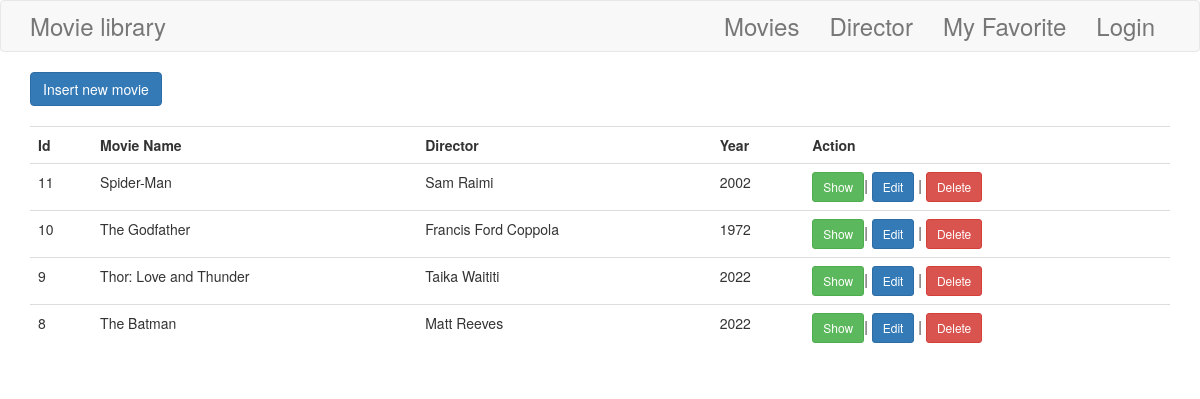
The page /index.php/movie on the database its author committed.
### tables this page shows
CREATE TABLE `movie` (
  `id` int(11) NOT NULL AUTO_INCREMENT,
  `movie_name` varchar(255) DEFAULT NULL,
  `director_id` int(11) DEFAULT NULL,
  `year` varchar(255) DEFAULT NULL,
  `favorite` tinyint(1) DEFAULT '0',
  PRIMARY KEY (`id`)
);

### core/functions.php (called while the page is built, shortened)
<?php
function view($view, $data = []) {
    extract($data);
    require "views/{$view}.view.php";
}
function getUser(){
    if(isset($_SESSION['userInfo'])){
        return $_SESSION["userInfo"];
    }else{
        return false;
    }
}

### controllers/MovieController.php (called while the page is built, shortened)
<?php
class MovieController
{
    public $config =[
        'table'=>"movie",
        'label'=>['Id','Movie Name','Director',"Year"],
        'fields'=>['movie.id','movie.movie_name','director.name','director.lastname','movie.year'],
        "attribute"=>['id','movie_name',["name","lastname"],'year'],
    ];
    public function index()
    {
        $config =$this->config;
        $table['data']= App::get('database')->selectAll($config['table'],"director",$config['fields'],"director_id");
        return view($config['table'].'/index', compact('data'));
    }
}

### core/Router.php (called while the page is built, shortened)
<?php
class Router {
    public $routes = [
        'GET' => [],
        'POST' => []
    ];
    public function get($uri, $controllerPath)
    {
        $this->routes['GET'][$uri] = $controllerPath;
    }
    public function post($uri, $controllerPath)
    {
        $this->routes['POST'][$uri] = $controllerPath;
    }
    public function direct($uri, $method)
    {
           if (array_key_exists($uri, $this->routes[$method])) {
               return $this->callAction(
                   ...explode("@", $this->routes[$method][$uri]));
           }
           throw new \Exception('No page found - 404');
    }
    protected function callAction($controller, $method) {
        $controller = new $cn;
        return $controller->$method();
    }
}

### index.php (called while the page is built, shortened)
<?php
Router::load('routes.php')->direct(Request::uri(), Request::method());

### core/database/QueryBuilder.php (called while the page is built, shortened)
<?php
class QueryBuilder
{
    public $pdo;
    public function __construct($pdo)
    {
        $this->pdo = $pdo;
    }
    public function selectAll($tablename, $tablename2 = "", $fields = [], $foreignKey = "", $filter = [])
    {
        $sql = "";
        if (!$tablename2) {
            $sql = "SELECT * FROM {$tablename}";
        } else {
            $sql = sprintf("SELECT %s FROM {$tablename} LEFT JOIN {$tablename2} ON {$tablename2}.id = {$tablename}.{$foreignKey}",
                implode(', ', $fields));
        }
        $out = "";
        $sql = $sql . $out . " ORDER BY {$tablename}.id DESC";
        $query = $this->pdo->prepare($sql);
        $query->execute();
        return $query->fetchAll(\PDO::FETCH_OBJ);
    }
}

### core/App.php (called while the page is built, shortened)
<?php
class App {
    protected static $data = [];
    public static function set($key, $data)
    {
        static::$data[$key] = $data;
    }
    public static function get($key)
    {
        return static::$data[$key];
    }
}

### views/movie/index.view.php (the view)
<?php require 'views/partials/header.view.php' ?>
<div class="container" style="margin-top:20px">
    <div style="margin-bottom: 20px;">
        <a href="/index.php/<?=$data['table'] ?>/create" class="btn btn-primary "> Insert new <?=$data['table'] ?></a>
    </div>
    <table class="table table-stripped">
        <tr>
            <?php foreach ($data['label'] as $field ) {?>
            <th><?= ucwords($field)?></th>
            <?php } ?>
            <th>Action</th>
        </tr>
    <?php foreach ($data['data'] as $row) {?>
        <tr>
                <?php foreach ($data['attribute'] as $datum){ ?>
                    <?php if(is_array($datum)) {?>
                        <td >
                        <?php foreach ($datum as $item){ ?>
                            <?= $row->{$item}  ?>
                        <?php } ?>
                        </td>
                    <?php }else{?>
                        <td><?=$row->{$datum} ?></td>
                    <?php }?>
                <?php }?>
            <td>
                <a href="/index.php/<?=$data['table'] ?>/show?id=<?=  $row->id ?>" class="btn btn-success btn-sm">Show</a>|
                <a href="/index.php/<?=$data['table'] ?>/edit?id=<?=  $row->id ?>" class="btn btn-primary btn-sm">Edit</a> |
                <a href="/index.php/<?=$data['table'] ?>/delete?id=<?= $row->id ?>" class="btn btn-danger btn-sm">Delete</a>
            </td>
        </tr>
        <?php }?>
    </table>
</div>
<?php require 'views/partials/footer.view.php' ?>

### views/partials/header.view.php (shortened to what this page needs)
<!doctype html>
<html lang="en">
<head>
    <link rel="stylesheet" href="https://maxcdn.bootstrapcdn.com/bootstrap/3.4.1/css/bootstrap.min.css">
    <link rel="stylesheet" href="/css/style.css">
</head>
<body>
<?php require_once 'nav.view.php' ?>

### views/partials/nav.view.php (shortened to what this page needs)
<nav class="navbar navbar-default">
  <div class="container">
    <div class="navbar-header">
      <a style="font-size: x-large" class="navbar-brand" href="/">Movie library</a>
    </div>
    <div class="collapse navbar-collapse" id="myNavbar">
      <ul class="nav navbar-nav navbar-right">
        <li style="font-size: x-large"><a href="/index.php/movie">Movies</a></li>
        <li style="font-size: x-large"><a href="/index.php/director">Director</a></li>
          <li style="font-size: x-large"><a href="/index.php/myfavorite">My Favorite</a></li>
          <?php
          if( getUser() ){ ?>
              <li>
                  <form  action="/index.php/login/logout" method="post">
                      <button type="submit" class="but "
                              style="border: 0;background-color: rgba(0,0,0,0);color: rgb(119,119,119);margin-top: 15px"
                      >Logout (<?= getUserName() ?>)</button>
                  </form>
              </li>
          <?php }else{?>
            <li style="font-size: x-large"><a href="/index.php/login/login">Login</a></li>
          <?php  } ?>
      </ul>
    </div>
  </div>
</nav>

### views/partials/footer.view.php
</body>
</html>

### css/style.css (style rules this page uses)
.navbar { margin-bottom: 0; }

### rows shown on the page
movie: datum "11", datum "Spider-Man", item "Sam", item "Raimi", datum "2002"
movie: datum "10", datum "The Godfather", item "Francis Ford", item "Coppola", datum "1972"
movie: datum "9", datum "Thor: Love and Thunder", item "Taika", item "Waititi", datum "2022"
movie: datum "8", datum "The Batman", item "Matt", item "Reeves", datum "2022"

### other values the page prints
$data['table'] "movie"
$field "Id"
$field "Movie Name"
$field "Director"
$field "Year"
